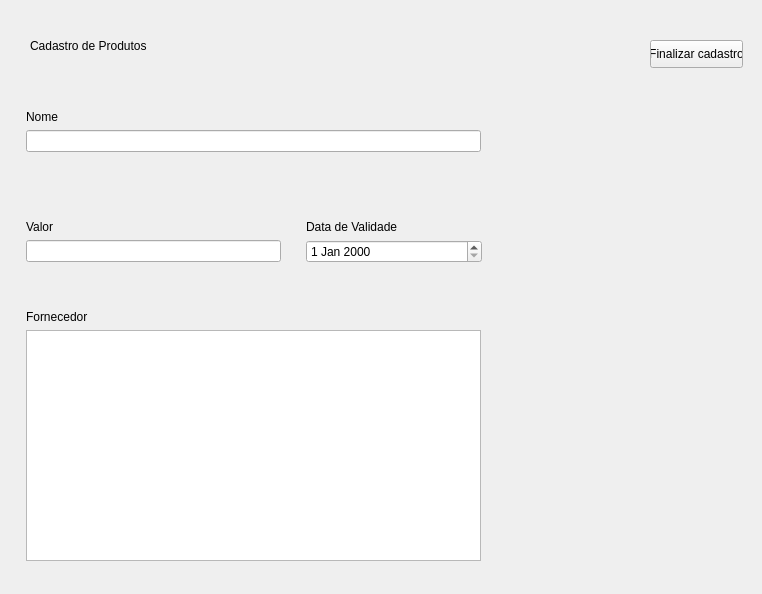
<?xml version="1.0" encoding="UTF-8"?>
<ui version="4.0">
 <class>Form</class>
 <widget class="QWidget" name="Form">
  <property name="geometry">
   <rect>
    <x>0</x>
    <y>0</y>
    <width>762</width>
    <height>594</height>
   </rect>
  </property>
  <property name="windowTitle">
   <string>Form</string>
  </property>
  <widget class="QWidget" name="formLayoutWidget_2">
   <property name="geometry">
    <rect>
     <x>20</x>
     <y>220</y>
     <width>261</width>
     <height>61</height>
    </rect>
   </property>
   <layout class="QFormLayout" name="formLayout_2">
    <item row="1" column="1">
     <widget class="QLineEdit" name="input_valor"/>
    </item>
    <item row="0" column="1">
     <widget class="QLabel" name="label_3">
      <property name="styleSheet">
       <string notr="true">font: 12pt &quot;Segoe UI&quot;;</string>
      </property>
      <property name="text">
       <string>Valor</string>
      </property>
     </widget>
    </item>
   </layout>
  </widget>
  <widget class="QLabel" name="label">
   <property name="geometry">
    <rect>
     <x>30</x>
     <y>20</y>
     <width>341</width>
     <height>51</height>
    </rect>
   </property>
   <property name="styleSheet">
    <string notr="true">font: 75 24pt &quot;Segoe UI&quot;;</string>
   </property>
   <property name="text">
    <string>Cadastro de Produtos</string>
   </property>
  </widget>
  <widget class="QWidget" name="formLayoutWidget">
   <property name="geometry">
    <rect>
     <x>20</x>
     <y>110</y>
     <width>461</width>
     <height>61</height>
    </rect>
   </property>
   <layout class="QFormLayout" name="formLayout">
    <item row="0" column="1">
     <widget class="QLabel" name="label_2">
      <property name="styleSheet">
       <string notr="true">font: 12pt &quot;Segoe UI&quot;;</string>
      </property>
      <property name="text">
       <string>Nome</string>
      </property>
     </widget>
    </item>
    <item row="1" column="1">
     <widget class="QLineEdit" name="input_nome"/>
    </item>
   </layout>
  </widget>
  <widget class="QPushButton" name="pushButton">
   <property name="geometry">
    <rect>
     <x>650</x>
     <y>40</y>
     <width>93</width>
     <height>28</height>
    </rect>
   </property>
   <property name="text">
    <string>Finalizar cadastro</string>
   </property>
  </widget>
  <widget class="QWidget" name="formLayoutWidget_4">
   <property name="geometry">
    <rect>
     <x>20</x>
     <y>310</y>
     <width>461</width>
     <height>251</height>
    </rect>
   </property>
   <layout class="QFormLayout" name="formLayout_4">
    <item row="0" column="1">
     <widget class="QLabel" name="label_5">
      <property name="styleSheet">
       <string notr="true">font: 12pt &quot;Segoe UI&quot;;</string>
      </property>
      <property name="text">
       <string>Fornecedor</string>
      </property>
     </widget>
    </item>
    <item row="1" column="1">
     <widget class="QTableWidget" name="tableWidget"/>
    </item>
   </layout>
  </widget>
  <widget class="QWidget" name="formLayoutWidget_3">
   <property name="geometry">
    <rect>
     <x>300</x>
     <y>220</y>
     <width>182</width>
     <height>59</height>
    </rect>
   </property>
   <layout class="QFormLayout" name="formLayout_3">
    <item row="1" column="1">
     <widget class="QDateEdit" name="input_data_validade"/>
    </item>
    <item row="0" column="1">
     <widget class="QLabel" name="label_4">
      <property name="styleSheet">
       <string notr="true">font: 12pt &quot;Segoe UI&quot;;</string>
      </property>
      <property name="text">
       <string>Data de Validade</string>
      </property>
     </widget>
    </item>
   </layout>
  </widget>
 </widget>
 <resources/>
 <connections/>
</ui>
